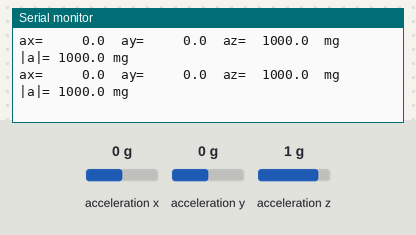
Bench run of a sketch on a simulated ESP32-C3. Parts: the last lines printed to the serial monitor. Wiring (inferred from the names in the program): MPU-6050 motion sensor at I2C address 0x68. Inputs (shaded band) come from the test bench; at power-on: acceleration x 0 g, acceleration y 0 g, acceleration z 1 g.

Above: at 1.6 s.
1.7 s: acceleration x set to -1.4 g
At 1.87 s:
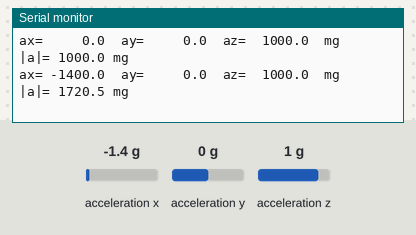
3.6 s: acceleration y set to -1.4 g
At 3.88 s:
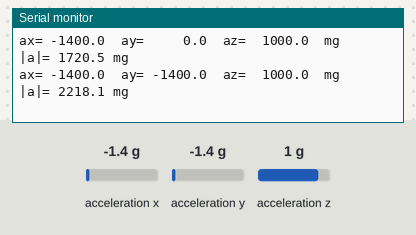
5.6 s: acceleration z set to -1.4 g
At 5.89 s:
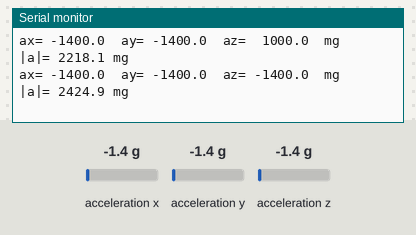
7.6 s: acceleration x set to -0.8 g
At 7.9 s:
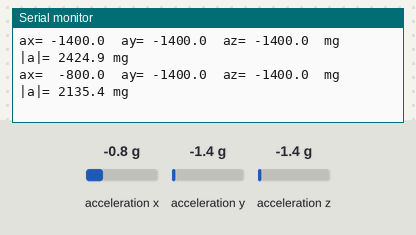
9.6 s: acceleration y set to -0.8 g
At 9.91 s:
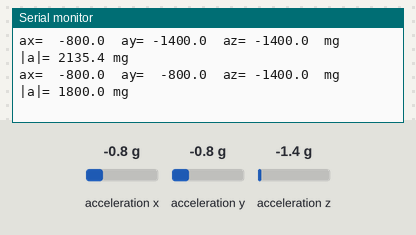
11.6 s: acceleration z set to -0.8 g
At 11.93 s:
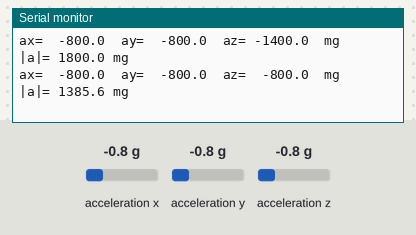

Measured:
- after the input at 1.7 s, the serial monitor: prints a new line at once (image 1)
- after the input at 3.6 s, the serial monitor: prints a new line after 0.12 s (image 2)
- after the input at 5.6 s, the serial monitor: prints a new line after 0.13 s (image 3)
- after the input at 7.6 s, the serial monitor: prints a new line after 0.15 s (image 4)
- after the input at 9.6 s, the serial monitor: prints a new line after 0.16 s (image 5)
- after the input at 11.6 s, the serial monitor: prints a new line after 0.17 s (image 6)

The sketch:

mpu6050_min.ino
```cpp
/* =====================================================================
 *  mpu6050_min —— MPU6050 / I2C 最小建链验证（单文件，约 100 行）
 * ---------------------------------------------------------------------
 *  用途：当你只想快速确认「MPU6050 通不通」时用，比 selftest 轻。
 *        五步阶梯，每步直接给 PASS / FAIL，一眼知道卡在哪。
 *  板子：ESP32-C3        引脚：SDA=GPIO8  SCL=GPIO9（网表 U1.4 / U1.5）
 *  地址：0x68（AD0 接地）  速率：200kHz
 *
 *  烧录：按住 BOOT → 按 RESET → 松 RESET → 松 BOOT
 *        串口监视器 115200 / 8N1
 *        若完全无输出：勾选 "USB CDC On Boot" 重新编译，或改用 Serial1
 *        （本模块 Type-C 直连芯片 USB，不勾 CDC 时 Serial 走 GPIO20/21 比赛口）
 * ===================================================================== */

#include <Wire.h>

/* ---------------- 配置 ---------------- */
#define PIN_SDA        8
#define PIN_SCL        9
#define MPU_ADDR       0x68
#define I2C_CLOCK      200000UL   // 压力测试不过就降到 100000UL

/* ---------------- 寄存器（依据 RM-MPU-6000A-00） ---------------- */
#define REG_SMPLRT_DIV   0x19
#define REG_CONFIG       0x1A
#define REG_ACCEL_CONFIG 0x1C
#define REG_ACCEL_XOUT_H 0x3B
#define REG_PWR_MGMT_1   0x6B
#define REG_WHO_AM_I     0x75

#define ACCEL_LSB_PER_G  16384.0f   // ±2g 档

/* ---------------- 底层读写 ---------------- */
static bool mpuWrite(uint8_t reg, uint8_t val) {
  Wire.beginTransmission(MPU_ADDR);
  Wire.write(reg);
  Wire.write(val);
  return Wire.endTransmission() == 0;
}

static bool mpuRead(uint8_t reg, uint8_t *buf, uint8_t len) {
  Wire.beginTransmission(MPU_ADDR);
  Wire.write(reg);
  if (Wire.endTransmission(false) != 0) return false;          // repeated start
  if (Wire.requestFrom((uint8_t)MPU_ADDR, (size_t)len) != (size_t)len) return false;
  for (uint8_t i = 0; i < len; i++) buf[i] = (uint8_t)Wire.read();
  return true;
}

static inline int16_t be16(const uint8_t *p) { return (int16_t)((p[0] << 8) | p[1]); }
static inline float   raw2mg(int16_t r) { return (float)r * (1000.0f / ACCEL_LSB_PER_G); }

/* ================= setup：五步阶梯 ================= */
void setup() {
  Serial.begin(115200);
  delay(300);

  Serial.println();
  Serial.println("==================================================");
  Serial.println(" MPU6050 最小建链验证   SDA=GPIO8  SCL=GPIO9  0x68");
  Serial.println("==================================================");

  /* ---- ① 空闲电平：必须在 Wire.begin 之前读，否则引脚已被 I2C 占用 ---- */
  pinMode(PIN_SDA, INPUT);
  pinMode(PIN_SCL, INPUT);
  delay(10);
  int sda = digitalRead(PIN_SDA), scl = digitalRead(PIN_SCL);
  Serial.printf("[1] 空闲电平  SDA=%s  SCL=%s  -> %s\n",
                sda ? "HIGH" : "LOW", scl ? "HIGH" : "LOW",
                (sda && scl) ? "PASS（总线电气正常）"
                             : "FAIL（断线/虚焊/没上拉/模块没供电）");

  /* ---- ② 地址扫描 ---- */
  Wire.begin(PIN_SDA, PIN_SCL, (uint32_t)I2C_CLOCK);
  Wire.setTimeOut(50);
  int cnt = 0;
  for (uint8_t a = 0x03; a <= 0x77; a++) {
    Wire.beginTransmission(a);
    if (Wire.endTransmission() == 0) {
      Serial.printf("      命中 0x%02X\n", a);
      cnt++;
    }
  }
  if (cnt == 0) {
    Serial.println("[2] 扫描：0 个器件 -> FAIL（查 SDA/SCL 焊接、模块 5V/GND、上拉）");
  } else {
    Serial.printf("[2] 扫描：%d 个器件 -> %s\n", cnt,
                  (cnt == 1) ? "PASS（恰好 0x68）" : "WARN（不是唯一的 0x68，核对 AD0）");
  }

  /* ---- ③ 身份确认 ---- */
  uint8_t id = 0;
  if (!mpuRead(REG_WHO_AM_I, &id, 1)) {
    Serial.println("[3] WHO_AM_I 读失败 -> FAIL（I2C 无应答，先修第 1、2 步）");
    return;                                  // 后面几步没意义，不跑
  }
  Serial.printf("[3] WHO_AM_I = 0x%02X -> %s\n", id,
                (id == 0x68) ? "PASS" : "FAIL（期望 0x68；0xFF=总线不通，其他值=疑似克隆片）");

  /* ---- ④ 唤醒（PWR_MGMT_1 的 SLEEP 位必须清零） ---- */
  if (!mpuWrite(REG_PWR_MGMT_1, 0x00)) {
    Serial.println("[4] 写 PWR_MGMT_1 失败 -> FAIL（写不通）");
    return;
  }
  delay(50);
  uint8_t rb = 0xFF;
  mpuRead(REG_PWR_MGMT_1, &rb, 1);
  Serial.printf("[4] PWR_MGMT_1 回读 = 0x%02X -> %s\n", rb,
                (rb == 0x00) ? "PASS（已退出睡眠）" : "FAIL（写没生效，芯片仍在睡眠）");

  /* ---- ⑤ 配置：量程 / 滤波 / 采样率 ---- */
  bool ok = true;
  ok &= mpuWrite(REG_ACCEL_CONFIG, 0x00);   // ±2g，16384 LSB/g
  ok &= mpuWrite(REG_CONFIG,       0x00);   // DLPF_CFG=0 → 加速度带宽 260Hz
  ok &= mpuWrite(REG_SMPLRT_DIV,   0x00);   // 采样分频 0 → 1kHz
  delay(100);
  Serial.printf("[5] 配置 ±2g / DLPF=260Hz / 1kHz -> %s\n",
                ok ? "PASS" : "FAIL（有寄存器没写进去）");

  Serial.println("--------------------------------------------------");
  Serial.println(" 进入连续读数：静置时 az≈+1000mg（Z 轴朝上）");
  Serial.println("--------------------------------------------------");
}

/* ================= loop：连续读加速度 ================= */
void loop() {
  uint8_t b[6];
  if (!mpuRead(REG_ACCEL_XOUT_H, b, 6)) {
    Serial.println("读加速度失败（I2C 断了？）");
    delay(500);
    return;
  }
  float ax = raw2mg(be16(&b[0]));
  float ay = raw2mg(be16(&b[2]));
  float az = raw2mg(be16(&b[4]));
  float mag = sqrtf(ax * ax + ay * ay + az * az);
  Serial.printf("ax=%8.1f  ay=%8.1f  az=%8.1f  mg   |a|=%7.1f mg\n", ax, ay, az, mag);
  delay(200);
}
```
